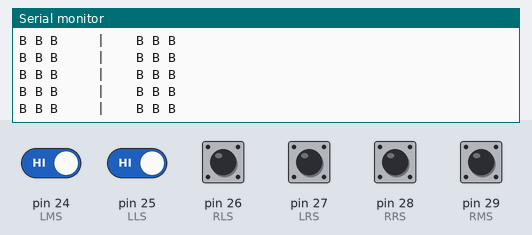
The sketch below on a simulated Arduino Mega 2560, built with avr-gcc and run on an emulated ATmega2560. Parts: the last lines printed to the serial monitor. Inputs (shaded band) come from the test bench; at power-on: pin 24 (LMS), pin 25 (LLS), pin 26 (RLS), pin 27 (LRS), pin 28 (RRS), pin 29 (RMS) HIGH.

Above: at 1.2 s.
1.3 s: pin 24 (LMS) driven LOW
At 2.0 s:
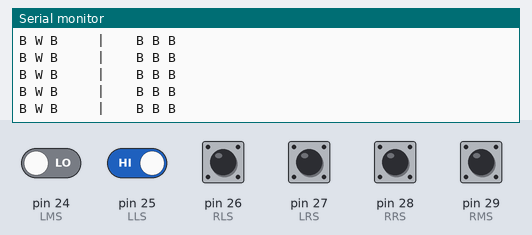
3.2 s: pin 25 (LLS) driven LOW
At 4.2 s:
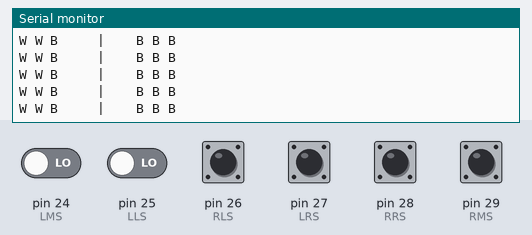

The sketch:

LineFollowerSensorTesting.ino
```cpp
int LLS = 25;
int LMS = 24;
int LRS = 27;
int RLS = 26;
int RMS = 29;
int RRS = 28;


void setup() {
  pinMode(LLS, INPUT);
  pinMode(LMS, INPUT);
  pinMode(LRS, INPUT);
  pinMode(RLS, INPUT);
  pinMode(RMS, INPUT);
  pinMode(RRS, INPUT);

  Serial.begin(115200);
}

void loop() {

  //Left Line Follower
  if(digitalRead(LLS) == LOW)
  {
    Serial.print("W ");
  }
  else
  {
    Serial.print("B ");
  }
  if(digitalRead(LMS) == LOW)
  {
    Serial.print("W ");
  }
  else
  {
    Serial.print("B ");
  }
  if(digitalRead(LRS) == LOW)
  {
    Serial.print("W ");
  }
  else
  {
    Serial.print("B ");
  }
  Serial.print("    |    ");
  //RightLineFollower
  if(digitalRead(RLS) == LOW)
  {
    Serial.print("W ");
  }
  else
  {
    Serial.print("B ");
  }
  if(digitalRead(RMS) == LOW)
  {
    Serial.print("W ");
  }
  else
  {
    Serial.print("B ");
  }
  if(digitalRead(RRS) == LOW)
  {
    Serial.print("W ");
  }
  else
  {
    Serial.print("B ");
  }
  Serial.println("");
}
```

Measured:
- after the input at 1.3 s, the serial monitor: prints a new line at once (image 1)
- after the input at 3.2 s, the serial monitor: prints a new line at once (image 2)
